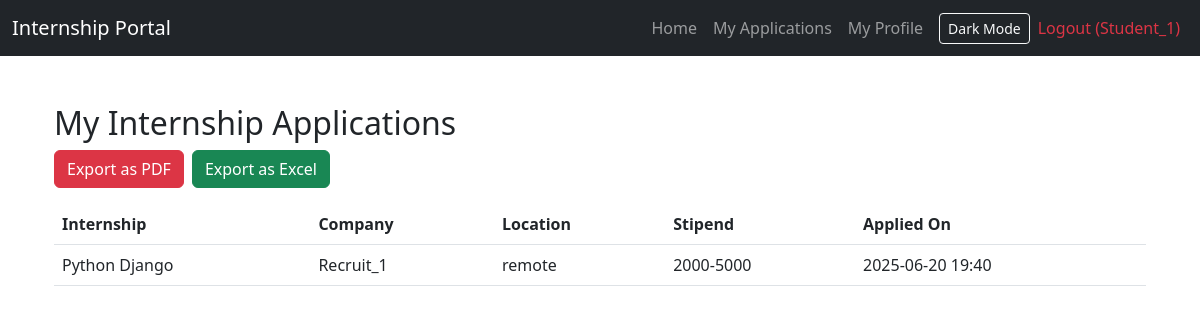
The page /internship/my_applications/ (signed in) on the database its author committed.
### accounts/models.py (models this page shows, shortened)
class User(AbstractUser):
    ROLE_CHOICES = (
        ('students', 'Students'),
        ('recruiter', 'Recruiter'),
    )
    role = models.CharField(max_length = 20, choices=ROLE_CHOICES)
    first_name = models.CharField(max_length=100, default='')
    last_name = models.CharField(max_length=100, default='')
    location = models.CharField(max_length=100, blank=False)
    college_name = models.CharField(max_length=255, blank=False)
    mobile_number = models.CharField(max_length=15, blank=False)
    last_semester_grade = models.CharField(max_length=10, blank=False)

### internships/models.py (models this page shows, shortened)
class Application(models.Model):
    student = models.ForeignKey(User, on_delete=models.CASCADE)
    internship = models.ForeignKey(Internship, on_delete=models.CASCADE)
    applied_at = models.DateTimeField(auto_now_add=True)
    status = models.CharField(max_length=20, default='Pending')
    class Meta:
        unique_together = ['student', 'internship']

class Internship(models.Model):
    title = models.CharField(max_length=255)
    company = models.CharField(max_length=255)
    location = models.CharField(max_length=100)
    duration = models.CharField(max_length=100)
    stipend = models.CharField(max_length=100)
    description = models.TextField()
    posted_by = models.ForeignKey(User, on_delete=models.CASCADE, limit_choices_to={'role': 'recruiter'})
    posted_at = models.DateTimeField(auto_now_add=True)

### internships/views.py (the view)
# urls.py: path('my_applications/', views.my_applications, name='my_applications'),
@login_required
def my_applications(request):
    student = request.user
    applications = Application.objects.filter(student=student).select_related('internship')
    if 'export' in request.GET:
        export_type = request.GET.get('export')
        if export_type == 'excel':
            return export_applications_excel(applications)
        elif export_type == 'pdf':
            return export_applications_pdf(applications)
    return render(request, 'internships/my_applications.html', {'applications': applications})

### accounts/templates/internships/my_applications.html
{% extends 'base.html' %}
{% block content %}
<div class="container mt-5">
    <h2>My Internship Applications</h2>
    <div class="mb-3 d-flex gap-2">
        <a href="{% url 'export_applications_pdf' %}" class="btn btn-danger">Export as PDF</a>
        <a href="{% url 'export_applications_excel' %}" class="btn btn-success">Export as Excel</a>
    </div>
    {% if applications %}
        <table class="table mt-3">
            <thead>
                <tr>
                    <th>Internship</th>
                    <th>Company</th>
                    <th>Location</th>
                    <th>Stipend</th>
                    <th>Applied On</th>
                </tr>
            </thead>
            <tbody>
                {% for app in applications %}
                <tr>
                    <td>{{ app.internship.title }}</td>
                    <td>{{ app.internship.posted_by.username }}</td>
                    <td>{{ app.internship.location }}</td>
                    <td>{{ app.internship.stipend }}</td>
                    <td>{{ app.applied_at|date:"Y-m-d H:i" }}</td>
                </tr>
                {% endfor %}
            </tbody>
        </table>
    {% else %}
        <p>You haven’t applied to any internships yet.</p>
    {% endif %}
</div>
{% endblock %}

### accounts/templates/base.html (shortened to what this page needs)
<!DOCTYPE html>
<html lang="en">
<head>
    <link href="https://cdn.jsdelivr.net/npm/bootstrap@5.3.0/dist/css/bootstrap.min.css" rel="stylesheet">
</head>
<body>
<nav class="navbar navbar-expand-lg navbar-dark bg-dark">
    <div class="container-fluid">
        <a class="navbar-brand" href="#">Internship Portal</a>
        <div class="collapse navbar-collapse" id="navbarNav">
            <ul class="navbar-nav ms-auto d-flex align-items-center">
                {% if user.is_authenticated %}
                    {% if user.role == 'students' %}
                        <li class="nav-item"><a class="nav-link" href="{% url 'internship_list' %}">Home</a></li>
                        <li class="nav-item"><a class="nav-link" href="{% url 'my_applications' %}">My Applications</a></li>
                        <li class="nav-item"><a class="nav-link" href="{% url 'profile' %}">My Profile</a></li>
                    {% elif user.role == 'recruiter' %}
                        <li class="nav-item"><a class="nav-link" href="{% url 'create_internship' %}">Post Internship</a></li>
                        <li class="nav-item"><a class="nav-link" href="{% url 'recruiter_applicants' %}">View Applicants</a></li>
                        <li class="nav-item"><a class="nav-link" href="{% url 'profile' %}">My Profile</a></li>
                    {% endif %}
                    <li class="nav-item">
                        <button class="btn btn-outline-light btn-sm ms-2" id="darkModeToggle">Dark Mode</button>
                    </li>
                    <li class="nav-item">
                        <a class="nav-link text-danger" href="{% url 'logout' %}">
                            Logout ({{ user.username }})
                        </a>
                    </li>
                {% else %}
                    <li class="nav-item">
                        <button class="btn btn-outline-light btn-sm ms-2" id="darkModeToggle">Dark Mode</button>
                    </li>
                    <li class="nav-item"><a class="nav-link" href="{% url 'login' %}">Login</a></li>
                    <li class="nav-item"><a class="nav-link" href="{% url 'register' %}">Register</a></li>
                {% endif %}
            </ul>
        </div>
    </div>
</nav>
<div class="container mt-4">
    {% block content %}{% endblock %}
</div>
</body>
</html>

### rows shown on the page
User: username "Student_1"
Application: internship "Python Django", internship.posted_by.username "Recruit_1", internship.location "remote", internship.stipend "2000-5000", applied_at "2025-06-20 19:40"
